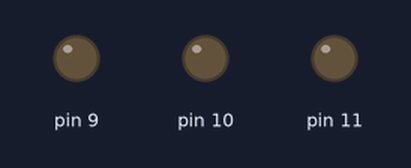
A sketch run on a simulated Arduino Uno, built with avr-gcc and run on an emulated ATmega328P. Shown: output pins drawn as LEDs (lit = HIGH).

Above: at 0.1 s.
At 1.09 s:
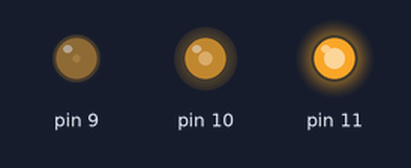
Timing chart, 0 to 1.0 s (numbered marks = the images above):
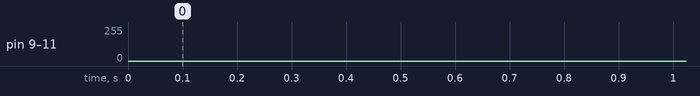

The sketch:

BrushlessDriver.ino
```cpp
float sinPWM[360] = {};

float outputA, outputB, outputC = 0;
int timer = 20; //1-20
unsigned int ptr = 0;
float spd = 0;
int dir = 1; // -1 anti-Clk, 0 stationary, 1 Clk

void setup() {
  pinMode(9, OUTPUT);
  pinMode(10, OUTPUT);
  pinMode(11, OUTPUT);
  //Serial.begin(115200);
  for (int j = 0; j < 360; j++) {
    sinPWM[j] = (255.0 / 2.0) * sin((float(j) * PI) / 180.0) + (255.0 / 2.0);
  }
}

void loop() {

  if (millis() % 20 == 0) {
    timer = map(abs(spd - 512), 0, 512, 20, 2);
  }

  if (millis() % timer == 0) {
    outputA = sinPWM[ptr % 360];
    outputB = sinPWM[(ptr + 120) % 360];
    outputC = sinPWM[(ptr + 240) % 360];
    switch (dir){
      case -1:
        ptr--;
        break;
      case 0:
        outputA = 0;
        outputB = 0;
        outputC = 0;
        break;
      case 1:
        ptr++;
        break;
    }
    analogWrite(9, outputA);
    analogWrite(10, outputB);
    analogWrite(11, outputC);
  }
}
```
